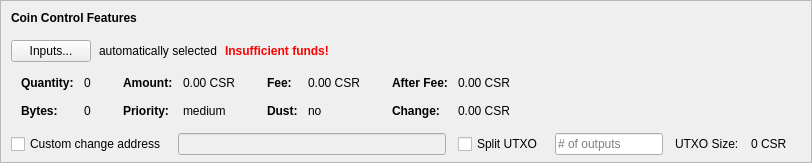
    <widget class="QFrame" name="frameCoinControl">
     <property name="sizePolicy">
      <sizepolicy hsizetype="Expanding" vsizetype="Expanding">
       <horstretch>0</horstretch>
       <verstretch>0</verstretch>
      </sizepolicy>
     </property>
     <property name="maximumSize">
      <size>
       <width>16777215</width>
       <height>16777215</height>
      </size>
     </property>
     <property name="frameShape">
      <enum>QFrame::StyledPanel</enum>
     </property>
     <property name="frameShadow">
      <enum>QFrame::Sunken</enum>
     </property>
     <layout class="QVBoxLayout" name="verticalLayoutCoinControl2">
      <property name="spacing">
       <number>0</number>
      </property>
      <property name="leftMargin">
       <number>0</number>
      </property>
      <property name="topMargin">
       <number>0</number>
      </property>
      <property name="rightMargin">
       <number>0</number>
      </property>
      <property name="bottomMargin">
       <number>6</number>
      </property>
      <item>
       <layout class="QVBoxLayout" name="verticalLayoutCoinControl" stretch="0,0,0,0,1">
        <property name="spacing">
         <number>0</number>
        </property>
        <property name="leftMargin">
         <number>10</number>
        </property>
        <property name="topMargin">
         <number>10</number>
        </property>
        <item>
         <layout class="QHBoxLayout" name="horizontalLayoutCoinControl1">
          <property name="bottomMargin">
           <number>15</number>
          </property>
          <item>
           <widget class="QLabel" name="labelCoinControlFeatures">
            <property name="sizePolicy">
             <sizepolicy hsizetype="Preferred" vsizetype="Maximum">
              <horstretch>0</horstretch>
              <verstretch>0</verstretch>
             </sizepolicy>
            </property>
            <property name="font">
             <font>
              <weight>75</weight>
              <bold>true</bold>
             </font>
            </property>
            <property name="styleSheet">
             <string notr="true">font-weight:bold;</string>
            </property>
            <property name="text">
             <string>Coin Control Features</string>
            </property>
           </widget>
          </item>
         </layout>
        </item>
        <item>
         <layout class="QHBoxLayout" name="horizontalLayoutCoinControl2" stretch="0,0,0,0">
          <property name="spacing">
           <number>8</number>
          </property>
          <property name="bottomMargin">
           <number>10</number>
          </property>
          <item>
           <widget class="QPushButton" name="pushButtonCoinControl">
            <property name="styleSheet">
             <string notr="true"/>
            </property>
            <property name="text">
             <string>Inputs...</string>
            </property>
            <property name="autoDefault">
             <bool>false</bool>
            </property>
           </widget>
          </item>
          <item>
           <widget class="QLabel" name="labelCoinControlAutomaticallySelected">
            <property name="text">
             <string>automatically selected</string>
            </property>
            <property name="margin">
             <number>5</number>
            </property>
           </widget>
          </item>
          <item>
           <widget class="QLabel" name="labelCoinControlInsuffFunds">
            <property name="font">
             <font>
              <weight>75</weight>
              <bold>true</bold>
             </font>
            </property>
            <property name="styleSheet">
             <string notr="true">color:red;font-weight:bold;</string>
            </property>
            <property name="text">
             <string>Insufficient funds!</string>
            </property>
            <property name="margin">
             <number>5</number>
            </property>
           </widget>
          </item>
          <item>
           <spacer name="horizontalSpacerCoinControl">
            <property name="orientation">
             <enum>Qt::Horizontal</enum>
            </property>
            <property name="sizeHint" stdset="0">
             <size>
              <width>40</width>
              <height>1</height>
             </size>
            </property>
           </spacer>
          </item>
         </layout>
        </item>
        <item>
         <widget class="QWidget" name="widgetCoinControl" native="true">
          <property name="sizePolicy">
           <sizepolicy hsizetype="Preferred" vsizetype="Preferred">
            <horstretch>0</horstretch>
            <verstretch>0</verstretch>
           </sizepolicy>
          </property>
          <property name="minimumSize">
           <size>
            <width>0</width>
            <height>0</height>
           </size>
          </property>
          <property name="styleSheet">
           <string notr="true"/>
          </property>
          <layout class="QHBoxLayout" name="horizontalLayoutCoinControl5">
           <property name="leftMargin">
            <number>0</number>
           </property>
           <property name="topMargin">
            <number>0</number>
           </property>
           <property name="rightMargin">
            <number>0</number>
           </property>
           <property name="bottomMargin">
            <number>0</number>
           </property>
           <item>
            <layout class="QHBoxLayout" name="horizontalLayoutCoinControl3" stretch="0,0,0,1">
             <property name="spacing">
              <number>20</number>
             </property>
             <property name="topMargin">
              <number>0</number>
             </property>
             <property name="bottomMargin">
              <number>10</number>
             </property>
             <item>
              <layout class="QFormLayout" name="formLayoutCoinControl1">
               <property name="horizontalSpacing">
                <number>10</number>
               </property>
               <property name="verticalSpacing">
                <number>14</number>
               </property>
               <property name="leftMargin">
                <number>10</number>
               </property>
               <property name="topMargin">
                <number>4</number>
               </property>
               <property name="rightMargin">
                <number>6</number>
               </property>
               <item row="0" column="0">
                <widget class="QLabel" name="labelCoinControlQuantityText">
                 <property name="font">
                  <font>
                   <weight>75</weight>
                   <bold>true</bold>
                  </font>
                 </property>
                 <property name="text">
                  <string>Quantity:</string>
                 </property>
                 <property name="margin">
                  <number>0</number>
                 </property>
                </widget>
               </item>
               <item row="0" column="1">
                <widget class="QLabel" name="labelCoinControlQuantity">
                 <property name="cursor">
                  <cursorShape>IBeamCursor</cursorShape>
                 </property>
                 <property name="contextMenuPolicy">
                  <enum>Qt::ActionsContextMenu</enum>
                 </property>
                 <property name="text">
                  <string notr="true">0</string>
                 </property>
                 <property name="margin">
                  <number>0</number>
                 </property>
                 <property name="textInteractionFlags">
                  <set>Qt::LinksAccessibleByMouse|Qt::TextSelectableByKeyboard|Qt::TextSelectableByMouse</set>
                 </property>
                </widget>
               </item>
               <item row="1" column="0">
                <widget class="QLabel" name="labelCoinControlBytesText">
                 <property name="font">
                  <font>
                   <weight>75</weight>
                   <bold>true</bold>
                  </font>
                 </property>
                 <property name="text">
                  <string>Bytes:</string>
                 </property>
                </widget>
               </item>
               <item row="1" column="1">
                <widget class="QLabel" name="labelCoinControlBytes">
                 <property name="cursor">
                  <cursorShape>IBeamCursor</cursorShape>
                 </property>
                 <property name="contextMenuPolicy">
                  <enum>Qt::ActionsContextMenu</enum>
                 </property>
                 <property name="text">
                  <string notr="true">0</string>
                 </property>
                 <property name="textInteractionFlags">
                  <set>Qt::LinksAccessibleByMouse|Qt::TextSelectableByKeyboard|Qt::TextSelectableByMouse</set>
                 </property>
                </widget>
               </item>
              </layout>
             </item>
             <item>
              <layout class="QFormLayout" name="formLayoutCoinControl2">
               <property name="horizontalSpacing">
                <number>10</number>
               </property>
               <property name="verticalSpacing">
                <number>14</number>
               </property>
               <property name="leftMargin">
                <number>6</number>
               </property>
               <property name="topMargin">
                <number>4</number>
               </property>
               <property name="rightMargin">
                <number>6</number>
               </property>
               <item row="0" column="0">
                <widget class="QLabel" name="labelCoinControlAmountText">
                 <property name="font">
                  <font>
                   <weight>75</weight>
                   <bold>true</bold>
                  </font>
                 </property>
                 <property name="text">
                  <string>Amount:</string>
                 </property>
                 <property name="margin">
                  <number>0</number>
                 </property>
                </widget>
               </item>
               <item row="0" column="1">
                <widget class="QLabel" name="labelCoinControlAmount">
                 <property name="cursor">
                  <cursorShape>IBeamCursor</cursorShape>
                 </property>
                 <property name="contextMenuPolicy">
                  <enum>Qt::ActionsContextMenu</enum>
                 </property>
                 <property name="text">
                  <string notr="true">0.00 CSR</string>
                 </property>
                 <property name="textInteractionFlags">
                  <set>Qt::LinksAccessibleByMouse|Qt::TextSelectableByKeyboard|Qt::TextSelectableByMouse</set>
                 </property>
                </widget>
               </item>
               <item row="1" column="0">
                <widget class="QLabel" name="labelCoinControlPriorityText">
                 <property name="font">
                  <font>
                   <weight>75</weight>
                   <bold>true</bold>
                  </font>
                 </property>
                 <property name="text">
                  <string>Priority:</string>
                 </property>
                </widget>
               </item>
               <item row="1" column="1">
                <widget class="QLabel" name="labelCoinControlPriority">
                 <property name="cursor">
                  <cursorShape>IBeamCursor</cursorShape>
                 </property>
                 <property name="contextMenuPolicy">
                  <enum>Qt::ActionsContextMenu</enum>
                 </property>
                 <property name="text">
                  <string>medium</string>
                 </property>
                 <property name="textInteractionFlags">
                  <set>Qt::LinksAccessibleByMouse|Qt::TextSelectableByKeyboard|Qt::TextSelectableByMouse</set>
                 </property>
                </widget>
               </item>
              </layout>
             </item>
             <item>
              <layout class="QFormLayout" name="formLayoutCoinControl3">
               <property name="horizontalSpacing">
                <number>10</number>
               </property>
               <property name="verticalSpacing">
                <number>14</number>
               </property>
               <property name="leftMargin">
                <number>6</number>
               </property>
               <property name="topMargin">
                <number>4</number>
               </property>
               <property name="rightMargin">
                <number>6</number>
               </property>
               <item row="0" column="0">
                <widget class="QLabel" name="labelCoinControlFeeText">
                 <property name="font">
                  <font>
                   <weight>75</weight>
                   <bold>true</bold>
                  </font>
                 </property>
                 <property name="text">
                  <string>Fee:</string>
                 </property>
                 <property name="margin">
                  <number>0</number>
                 </property>
                </widget>
               </item>
               <item row="0" column="1">
                <widget class="QLabel" name="labelCoinControlFee">
                 <property name="cursor">
                  <cursorShape>IBeamCursor</cursorShape>
                 </property>
                 <property name="contextMenuPolicy">
                  <enum>Qt::ActionsContextMenu</enum>
                 </property>
                 <property name="text">
                  <string notr="true">0.00 CSR</string>
                 </property>
                 <property name="textInteractionFlags">
                  <set>Qt::LinksAccessibleByMouse|Qt::TextSelectableByKeyboard|Qt::TextSelectableByMouse</set>
                 </property>
                </widget>
               </item>
               <item row="1" column="0">
                <widget class="QLabel" name="labelCoinControlLowOutputText">
                 <property name="font">
                  <font>
                   <weight>75</weight>
                   <bold>true</bold>
                  </font>
                 </property>
                 <property name="text">
                  <string>Dust:</string>
                 </property>
                </widget>
               </item>
               <item row="1" column="1">
                <widget class="QLabel" name="labelCoinControlLowOutput">
                 <property name="cursor">
                  <cursorShape>IBeamCursor</cursorShape>
                 </property>
                 <property name="contextMenuPolicy">
                  <enum>Qt::ActionsContextMenu</enum>
                 </property>
                 <property name="text">
                  <string>no</string>
                 </property>
                 <property name="textInteractionFlags">
                  <set>Qt::LinksAccessibleByMouse|Qt::TextSelectableByKeyboard|Qt::TextSelectableByMouse</set>
                 </property>
                </widget>
               </item>
              </layout>
             </item>
             <item>
              <layout class="QFormLayout" name="formLayoutCoinControl4">
               <property name="horizontalSpacing">
                <number>10</number>
               </property>
               <property name="verticalSpacing">
                <number>14</number>
               </property>
               <property name="leftMargin">
                <number>6</number>
               </property>
               <property name="topMargin">
                <number>4</number>
               </property>
               <property name="rightMargin">
                <number>6</number>
               </property>
               <item row="0" column="0">
                <widget class="QLabel" name="labelCoinControlAfterFeeText">
                 <property name="font">
                  <font>
                   <weight>75</weight>
                   <bold>true</bold>
                  </font>
                 </property>
                 <property name="text">
                  <string>After Fee:</string>
                 </property>
                 <property name="margin">
                  <number>0</number>
                 </property>
                </widget>
               </item>
               <item row="0" column="1">
                <widget class="QLabel" name="labelCoinControlAfterFee">
                 <property name="cursor">
                  <cursorShape>IBeamCursor</cursorShape>
                 </property>
                 <property name="contextMenuPolicy">
                  <enum>Qt::ActionsContextMenu</enum>
                 </property>
                 <property name="text">
                  <string notr="true">0.00 CSR</string>
                 </property>
                 <property name="textInteractionFlags">
                  <set>Qt::LinksAccessibleByMouse|Qt::TextSelectableByKeyboard|Qt::TextSelectableByMouse</set>
                 </property>
                </widget>
               </item>
               <item row="1" column="0">
                <widget class="QLabel" name="labelCoinControlChangeText">
                 <property name="font">
                  <font>
                   <weight>75</weight>
                   <bold>true</bold>
                  </font>
                 </property>
                 <property name="text">
                  <string>Change:</string>
                 </property>
                </widget>
               </item>
               <item row="1" column="1">
                <widget class="QLabel" name="labelCoinControlChange">
                 <property name="cursor">
                  <cursorShape>IBeamCursor</cursorShape>
                 </property>
                 <property name="contextMenuPolicy">
                  <enum>Qt::ActionsContextMenu</enum>
                 </property>
                 <property name="text">
                  <string notr="true">0.00 CSR</string>
                 </property>
                 <property name="textInteractionFlags">
                  <set>Qt::LinksAccessibleByMouse|Qt::TextSelectableByKeyboard|Qt::TextSelectableByMouse</set>
                 </property>
                </widget>
               </item>
              </layout>
             </item>
            </layout>
           </item>
          </layout>
         </widget>
        </item>
        <item>
         <layout class="QHBoxLayout" name="horizontalLayoutCoinControl4" stretch="0,0,0,0,0,0,0">
          <property name="spacing">
           <number>12</number>
          </property>
          <property name="sizeConstraint">
           <enum>QLayout::SetDefaultConstraint</enum>
          </property>
          <property name="topMargin">
           <number>5</number>
          </property>
          <property name="rightMargin">
           <number>5</number>
          </property>
          <item>
           <widget class="QCheckBox" name="checkBoxCoinControlChange">
            <property name="toolTip">
             <string>If this is activated, but the change address is empty or invalid, change will be sent to a newly generated address.</string>
            </property>
            <property name="text">
             <string>Custom change address</string>
            </property>
           </widget>
          </item>
          <item>
           <widget class="QValidatedLineEdit" name="lineEditCoinControlChange">
            <property name="enabled">
             <bool>false</bool>
            </property>
            <property name="sizePolicy">
             <sizepolicy hsizetype="Expanding" vsizetype="Fixed">
              <horstretch>0</horstretch>
              <verstretch>0</verstretch>
             </sizepolicy>
            </property>
           </widget>
          </item>
          <item>
           <widget class="QCheckBox" name="splitBlockCheckBox">
            <property name="text">
             <string>Split UTXO</string>
            </property>
           </widget>
          </item>
          <item>
           <widget class="QLineEdit" name="splitBlockLineEdit">
            <property name="sizePolicy">
             <sizepolicy hsizetype="Fixed" vsizetype="Fixed">
              <horstretch>50</horstretch>
              <verstretch>0</verstretch>
             </sizepolicy>
            </property>
            <property name="placeholderText">
             <string># of outputs</string>
            </property>
           </widget>
          </item>
          <item>
           <widget class="QLabel" name="labelBlockSizeText">
            <property name="text">
             <string>UTXO Size:</string>
            </property>
           </widget>
          </item>
          <item>
           <widget class="QLabel" name="labelBlockSize">
            <property name="text">
             <string>0 CSR</string>
            </property>
           </widget>
          </item>
          <item>
           <widget class="QLabel" name="labelCoinControlChangeLabel">
            <property name="sizePolicy">
             <sizepolicy hsizetype="Preferred" vsizetype="Expanding">
              <horstretch>0</horstretch>
              <verstretch>0</verstretch>
             </sizepolicy>
            </property>
            <property name="minimumSize">
             <size>
              <width>0</width>
              <height>0</height>
             </size>
            </property>
            <property name="text">
             <string/>
            </property>
            <property name="margin">
             <number>3</number>
            </property>
           </widget>
          </item>
         </layout>
        </item>
        <item>
         <spacer name="verticalSpacerCoinControl">
          <property name="orientation">
           <enum>Qt::Vertical</enum>
          </property>
          <property name="sizeHint" stdset="0">
           <size>
            <width>800</width>
            <height>1</height>
           </size>
          </property>
         </spacer>
        </item>
       </layout>
      </item>
     </layout>
    </widget>
